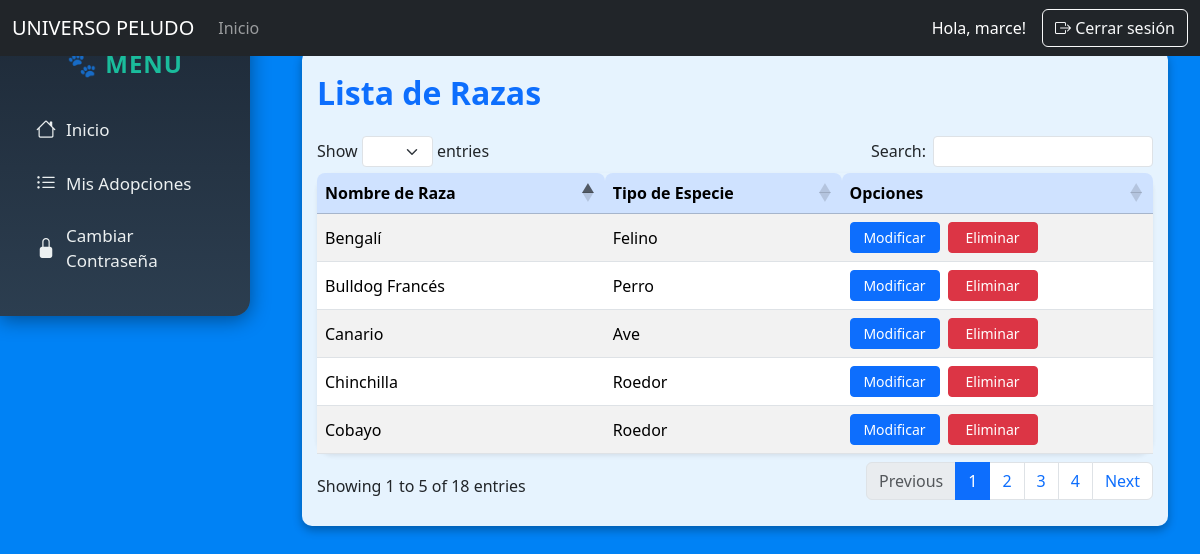
The app's page /listar_razas/ (signed in) with its own data.
### apps/core/models.py (models this page shows, shortened)
class Raza(models.Model):
    especie = models.ForeignKey(Especie, on_delete=models.SET_NULL, null=True, blank=True, related_name="razas")
    nombre = models.CharField(max_length=80)

class Especie(models.Model):
    nombre = models.CharField(max_length=80)
    descripcion = models.TextField(default="")
    def __str__(self):
        return f"{self.nombre}"

### apps/core/views.py (the view)
# urls.py: path('listar_razas/', listar_razas, name='listar_razas'),
@login_required(login_url='/login/')
def listar_razas(request):
    razas = Raza.objects.all()
    return render(request, 'admin/raza/listarRaza.html', {'razas': razas})

### apps/core/templates/admin/raza/listarRaza.html (shortened to what this page needs)
{% extends 'base.html' %}
{% load static %}
{% block content %}
<div class="table-responsive py-4">
    <h2 class="mb-4 text-primary fw-bold">Lista de Razas</h2>
    <table id="tablaUP" class="table table-striped table-hover align-middle shadow-sm rounded-4">
        <thead class="table-primary">
            <tr>
                <th>Nombre de Raza</th>
                <th>Tipo de Especie</th>
                <th>Opciones</th>
            </tr>
        </thead>
        <tbody>
            {% for raza in razas %}
            <tr>
                <td>{{ raza.nombre }}</td>
                <td>{{ raza.especie }}</td>
                <td class="d-flex gap-2">
                    <a href="{% url 'modificar_raza' raza.pk %}" class="btn btn-sm btn-primary">Modificar</a>
                    <a href="{% url 'eliminar_raza' raza.pk %}" class="btn btn-sm btn-danger">Eliminar</a>
                </td>
            </tr>
            {% empty %}
            <tr>
                <td colspan="3" class="text-center text-muted">No hay razas registradas.</td>
            </tr>
            {% endfor %}
        </tbody>
    </table>
</div>
{% endblock %}

### apps/core/templates/base.html (shortened to what this page needs)
{% load static %}
<!DOCTYPE html>
<html lang="es">
<head>
    <link rel="stylesheet" href="https://cdnjs.cloudflare.com/ajax/libs/font-awesome/6.5.0/css/all.min.css">
    <link
        href="https://cdn.jsdelivr.net/npm/bootstrap@5.3.3/dist/css/bootstrap.min.css"
        rel="stylesheet"
>
    <link
        rel="stylesheet"
        href="https://cdn.jsdelivr.net/npm/bootstrap-icons@1.11.1/font/bootstrap-icons.css">
    <link
        rel="stylesheet"
        href="https://cdn.datatables.net/1.13.7/css/dataTables.bootstrap5.min.css">
    <link rel="stylesheet" href="{% static 'css/mis_css.css' %}">
</head>
<body>
    <nav class="navbar navbar-expand-lg navbar-dark bg-dark fixed-top">
        <div class="container-fluid">
            <a class="navbar-brand" href="/">UNIVERSO PELUDO</a>
            <div class="collapse navbar-collapse" id="navbarNav">
                <ul class="navbar-nav me-auto">
                    <li class="nav-item">
                       <a class="nav-link" href="/">Inicio</a>
                    </li>
                </ul>
                <div class="d-flex align-items-center">
                    {% if user.is_authenticated %}
                        <span class="text-white me-3">Hola, {{ user.first_name }}!</span>
                        <form method="post" action="{% url 'logout' %}">
                            <button type="submit" class="btn btn-outline-light">
                                <i class="bi bi-box-arrow-right"></i> Cerrar sesión
                            </button>
                        </form>
                    {% else %}
                        <a href="{% url 'login' %}" class="btn btn-outline-light">
                            <i class="bi bi-box-arrow-in-right"></i> Iniciar sesión
                        </a>
                    {% endif %}
                </div>
            </div>
        </div>
    </nav>
    <div class="layout">
        {% if user.is_authenticated and not user.userprofile.primer_ingreso %}
            {% if user.is_superuser or user.is_staff %}
                {% include 'admin/sidebar.html' %}
            {% else %}
                {% include 'user/sidebar.html' %}
            {% endif %}
        {% endif %}
        <main class="main-content">
            <div class="container">
                {% block content %}{% endblock %}
            </div>
        </main>
    </div>
</body>
</html>

### static/css/mis_css.css (style rules this page uses)
.table-responsive { background-color: rgba(255, 255, 255, 0.9); padding: 15px; border-radius: 10px; box-shadow: 0 4px 10px rgba(0,0,0,0.3); }
table th, table td { font-size: 1rem; color: #000; }
.layout { display: flex; position: relative; gap: 20px; margin-top: 20px; }
.main-content { flex: 1; padding: 30px 20px; min-height: 80vh; }

### apps/core/templates/base.html (style rules this page uses)
body { background-color: #0082f5; }

### apps/core/templates/admin/raza/listarRaza.html (style rules this page uses)
.table thead th { border-top-left-radius: 0.5rem; border-top-right-radius: 0.5rem; }
.btn-sm { min-width: 90px; }

### records on screen
Raza: nombre "Bulldog Francés", especie "Perro"
Raza: nombre "Bengalí", especie "Felino"
Raza: nombre "Cobayo", especie "Roedor"
Raza: nombre "Chinchilla", especie "Roedor"
Raza: nombre "Canario", especie "Ave"

### other values on screen
{{ user.first_name }} "marce"
